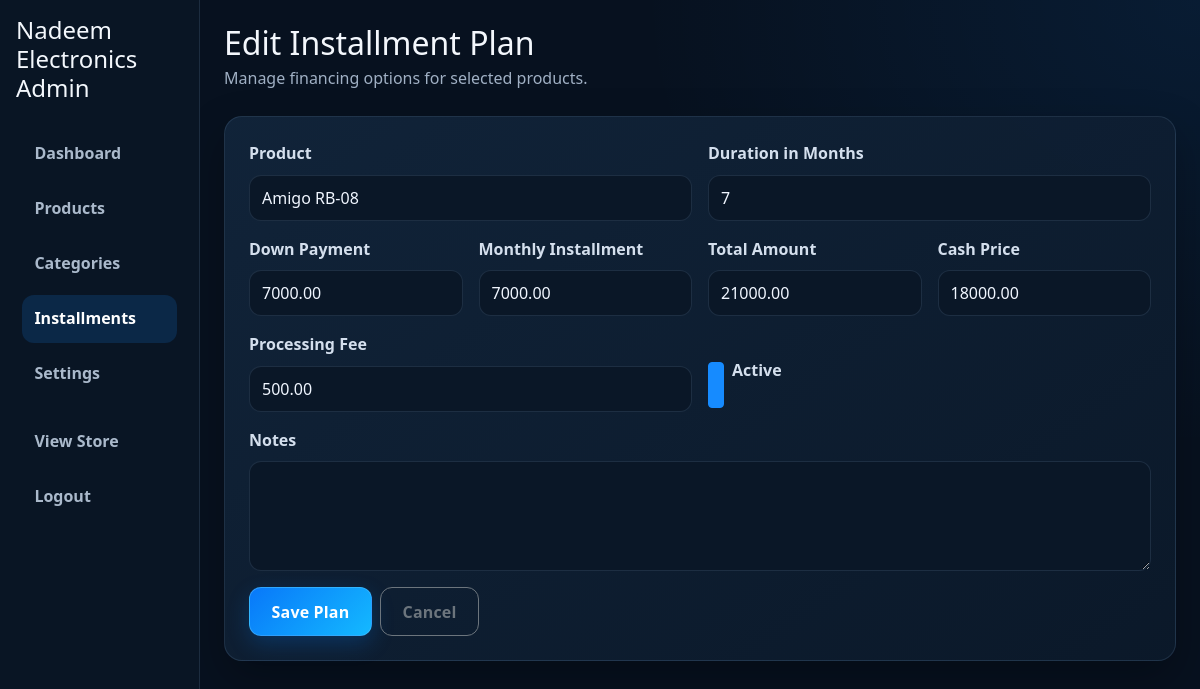
/admin/installments/edit/1 (signed in), run on the app's committed database.
### app/models.py (models this page shows)
class ShopSettings(db.Model):
    __tablename__ = "shop_settings"
    id = db.Column(db.Integer, primary_key=True)
    shop_name = db.Column(db.String(200), nullable=False, default="ElectroCart")
    logo = db.Column(db.String(255))
    address = db.Column(db.String(300))
    phone1 = db.Column(db.String(50))
    phone2 = db.Column(db.String(50))
    whatsapp = db.Column(db.String(50))
    email = db.Column(db.String(150))
    opening_hours = db.Column(db.String(200))
    facebook = db.Column(db.String(255))
    instagram = db.Column(db.String(255))
    google_maps = db.Column(db.String(255))
    about_shop = db.Column(db.Text)
    footer_text = db.Column(db.String(255))
    created_at = db.Column(db.DateTime, default=datetime.utcnow)
    updated_at = db.Column(db.DateTime, default=datetime.utcnow, onupdate=datetime.utcnow)

class InstallmentPlan(db.Model):
    __tablename__ = "installment_plan"
    id = db.Column(db.Integer, primary_key=True)
    product_id = db.Column(db.Integer, db.ForeignKey("product.id"), nullable=False)
    duration_months = db.Column(db.Integer, nullable=False)
    down_payment = db.Column(db.Numeric(10, 2))
    monthly_installment = db.Column(db.Numeric(10, 2))
    total_amount = db.Column(db.Numeric(10, 2))
    cash_price = db.Column(db.Numeric(10, 2))
    processing_fee = db.Column(db.Numeric(10, 2))
    notes = db.Column(db.Text)
    is_active = db.Column(db.Boolean, default=True)
    created_at = db.Column(db.DateTime, default=datetime.utcnow)
    updated_at = db.Column(db.DateTime, default=datetime.utcnow, onupdate=datetime.utcnow)

class Product(db.Model):
    __tablename__ = "product"
    id = db.Column(db.Integer, primary_key=True)
    category_id = db.Column(db.Integer, db.ForeignKey("category.id"), nullable=False)
    product_code = db.Column(db.String(80), unique=True, nullable=False)
    name = db.Column(db.String(200), nullable=False)
    brand = db.Column(db.String(120), nullable=False)
    model = db.Column(db.String(150), nullable=False)
    short_description = db.Column(db.Text)
    full_description = db.Column(db.Text)
    mrp = db.Column(db.Numeric(10, 2))
    cash_price = db.Column(db.Numeric(10, 2))
    down_payment = db.Column(db.Numeric(10, 2))
    stock_status = db.Column(db.String(80), default="In Stock")
    featured = db.Column(db.Boolean, default=False)
    is_active = db.Column(db.Boolean, default=True)
    image = db.Column(db.String(255))
    created_at = db.Column(db.DateTime, default=datetime.utcnow)
    updated_at = db.Column(db.DateTime, default=datetime.utcnow, onupdate=datetime.utcnow)
    images = db.relationship("ProductImage", backref="product", lazy=True, cascade="all, delete-orphan")
    specifications = db.relationship("ProductSpecification", backref="product", lazy=True, cascade="all, delete-orphan")
    installment_plans = db.relationship("InstallmentPlan", backref="product", lazy=True, cascade="all, delete-orphan")

### app/routes/admin.py (the view, shortened to what this page needs)
@admin_bp.route("/installments/edit/<int:plan_id>", methods=["GET", "POST"])
@login_required
def edit_installment(plan_id):
    plan = InstallmentPlan.query.get_or_404(plan_id)
    return render_template("admin/installment_form.html", plan=plan, products=Product.query.filter_by(is_active=True).all())

### app/utils.py (called while the page is built)
def whatsapp_url(settings, message):
    raw_number = settings.whatsapp if settings and settings.whatsapp else ""
    number = re.sub(r"\D", "", raw_number)
    if number.startswith("00"):
        number = number[2:]
    elif number.startswith("0") and len(number) in {10, 11}:
        number = f"92{number.lstrip('0')}"
    if not 7 <= len(number) <= 15:
        return None
    return f"https://wa.me/{number}?{urlencode({'text': message})}"

### templates/admin/installment_form.html (shortened to what this page needs)
{% extends 'admin/layout.html' %}
{% block admin_content %}
<div class="container-fluid p-4">
  <div class="d-flex justify-content-between align-items-center mb-4 flex-wrap gap-2">
    <div>
      <h2 class="mb-1">{% if plan %}Edit Installment Plan{% else %}Add Installment Plan{% endif %}</h2>
      <p class="text-muted mb-0">Manage financing options for selected products.</p>
    </div>
  </div>
  <div class="admin-card p-4">
    <form method="post">
      <div class="row g-3">
        <div class="col-md-6">
          <label class="form-label">Product</label>
          <select class="form-select" name="product_id" required>
            {% for product in products %}
              <option value="{{ product.id }}" {% if plan and plan.product_id == product.id %}selected{% endif %}>{{ product.name }}</option>
            {% endfor %}
          </select>
        </div>
        <div class="col-md-6">
          <label class="form-label">Duration in Months</label>
          <input class="form-control" type="number" name="duration_months" value="{{ plan.duration_months if plan else '' }}" required>
        </div>
        <div class="col-md-3">
          <label class="form-label">Down Payment</label>
          <input class="form-control" type="number" step="0.01" name="down_payment" value="{{ plan.down_payment if plan and plan.down_payment else '' }}">
        </div>
        <div class="col-md-3">
          <label class="form-label">Monthly Installment</label>
          <input class="form-control" type="number" step="0.01" name="monthly_installment" value="{{ plan.monthly_installment if plan and plan.monthly_installment else '' }}">
        </div>
        <div class="col-md-3">
          <label class="form-label">Total Amount</label>
          <input class="form-control" type="number" step="0.01" name="total_amount" value="{{ plan.total_amount if plan and plan.total_amount else '' }}">
        </div>
        <div class="col-md-3">
          <label class="form-label">Cash Price</label>
          <input class="form-control" type="number" step="0.01" name="cash_price" value="{{ plan.cash_price if plan and plan.cash_price else '' }}">
        </div>
        <div class="col-md-6">
          <label class="form-label">Processing Fee</label>
          <input class="form-control" type="number" step="0.01" name="processing_fee" value="{{ plan.processing_fee if plan and plan.processing_fee else '' }}">
        </div>
        <div class="col-md-6 d-flex align-items-center">
          <div class="form-check mt-4">
            <input class="form-check-input" type="checkbox" name="is_active" id="is_active" {% if not plan or plan.is_active %}checked{% endif %}>
            <label class="form-check-label" for="is_active">Active</label>
          </div>
        </div>
        <div class="col-12">
          <label class="form-label">Notes</label>
          <textarea class="form-control" name="notes" rows="4">{{ plan.notes if plan else '' }}</textarea>
        </div>
        <div class="col-12 d-flex gap-2">
          <button type="submit" class="btn btn-primary">Save Plan</button>
          <a href="{{ url_for('admin.installments') }}" class="btn btn-outline-secondary">Cancel</a>
        </div>
      </div>
    </form>
  </div>
</div>
{% endblock %}

### templates/admin/layout.html (shortened to what this page needs)
<!doctype html>
<html lang="en">
  <head>
    <link href="https://cdn.jsdelivr.net/npm/bootstrap@5.3.3/dist/css/bootstrap.min.css" rel="stylesheet">
    <link rel="stylesheet" href="{{ url_for('static', filename='css/style.css') }}">
    <link rel="stylesheet" href="{{ url_for('static', filename='css/showroom-theme.css') }}">
  </head>
  <body>
    <div class="admin-layout">
      <div class="row g-0 h-100">
        <aside class="col-lg-2 sidebar p-3">
          <h4 class="mb-4">{{ site_settings.shop_name if site_settings and site_settings.shop_name else 'Nadeem Electronics' }} Admin</h4>
          <nav class="nav flex-column">
            <a class="nav-link {% if request.path == url_for('admin.dashboard') %}active{% endif %}" href="{{ url_for('admin.dashboard') }}">Dashboard</a>
            <a class="nav-link {% if '/products' in request.path %}active{% endif %}" href="{{ url_for('admin.products') }}">Products</a>
            <a class="nav-link {% if '/categories' in request.path %}active{% endif %}" href="{{ url_for('admin.categories') }}">Categories</a>
            <a class="nav-link {% if '/installments' in request.path %}active{% endif %}" href="{{ url_for('admin.installments') }}">Installments</a>
            <a class="nav-link {% if '/settings' in request.path %}active{% endif %}" href="{{ url_for('admin.settings') }}">Settings</a>
            <a class="nav-link mt-3" href="{{ url_for('public.index') }}" target="_blank">View Store</a>
            <a class="nav-link" href="{{ url_for('admin.logout') }}">Logout</a>
          </nav>
        </aside>
        <div class="col-lg-10 admin-content">
          {% block admin_content %}{% endblock %}
        </div>
      </div>
    </div>
  </body>
</html>

### static/css/style.css (style rules this page uses)
:root { --primary: #0f6dff; --primary-strong: #0a4ec4; --primary-soft: #edf5ff; --primary-deep: #091a35; --sky: #8fd8ff; --text: #112136; --muted: #64748b; --border: rgba(15, 109, 255, 0.12); --surface: #ffffff; --surface-soft: #f4f9ff; --success: #1fb56d; --warning: #f7b32b; --danger: #e13d5d; --shadow-soft: 0 18px 40px rgba(11, 42, 89, 0.08); --shadow-strong: 0 24px 56px rgba(9, 43, 89, 0.17); --radius-lg: 24px; --radius-md: 18px; --radius-sm: 12px; }
html { scroll-behavior: smooth; }
body { font-family: "Segoe UI", Arial, sans-serif; background: radial-gradient(circle at top left, rgba(143, 216, 255, 0.32), transparent 28%), linear-gradient(180deg, #f6fbff 0%, #eef6ff 100%); color: var(--text); line-height: 1.6; }
a { text-decoration: none; }
.btn { border-radius: 999px; padding: 0.72rem 1.35rem; font-weight: 700; letter-spacing: 0.01em; transition: transform 0.2s ease, box-shadow 0.2s ease; }
.btn-primary { background: linear-gradient(135deg, var(--primary), #2794ff); border: none; color: white; box-shadow: 0 16px 25px rgba(15, 109, 255, 0.25); }
.category-card, .product-card, .feature-card, .admin-card, .info-box, .stat-box { border: 1px solid var(--border); border-radius: var(--radius-md); background: rgba(255,255,255,0.92); box-shadow: var(--shadow-soft); transition: transform 0.2s ease, box-shadow 0.2s ease; }
.admin-layout { min-height: 100vh; }
.sidebar { background: linear-gradient(180deg, #0b1f3d, #0a1634); color: white; min-height: 100vh; border-right: 1px solid rgba(255,255,255,0.08); }
.sidebar .nav-link { color: rgba(255,255,255,0.78); font-weight: 600; border-radius: 12px; margin: 0.2rem 0.35rem; transition: 0.2s ease; }
.sidebar .nav-link:hover, .sidebar .nav-link.active { background: rgba(255,255,255,0.08); color: white; }
.admin-content { background: #f5f9ff; }
.admin-card { background: rgba(255,255,255,0.96); border-radius: var(--radius-md); box-shadow: var(--shadow-soft); }
.form-control, .form-select, .form-check-input { border-radius: 12px; border: 1px solid rgba(15, 109, 255, 0.14); min-height: 46px; background: rgba(248, 250, 255, 0.8); }

### data on the page
ShopSettings: shop_name "Nadeem Electronics"
InstallmentPlan: product_id "Amigo RB-08", duration_months "7", down_payment "7000.00", monthly_installment "7000.00", total_amount "21000.00", cash_price "18000.00", processing_fee "500.00", is_active "☑"
